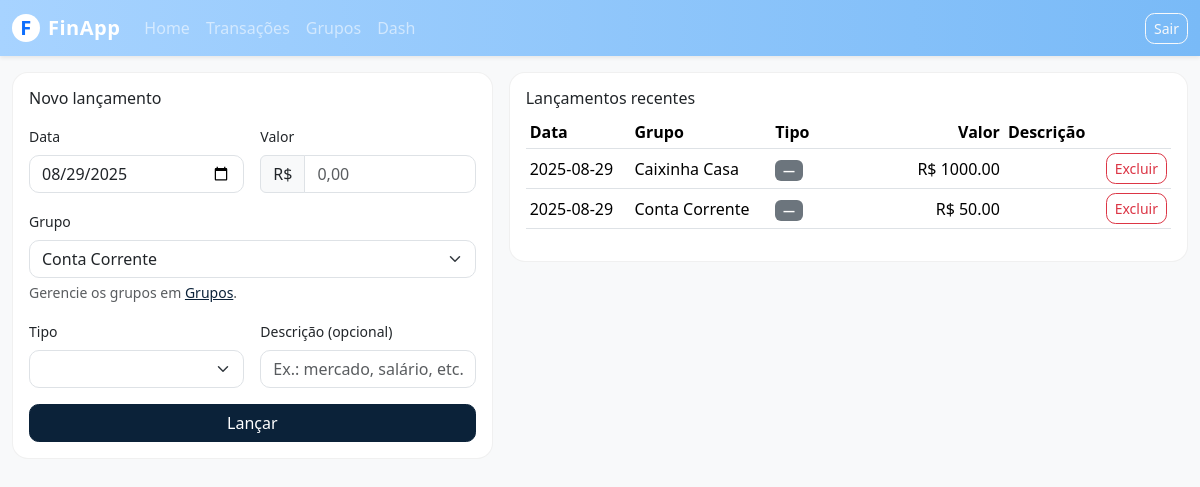
Page /transactions (signed in) on the committed database.
### app/models.py (models this page shows)
class Transaction(SQLModel, table=True):
    _tablename_ = "transaction"
    id: Optional[int] = Field(default=None, primary_key=True)
    user_id: int = Field(index=True)
    amount: float
    tx_date: date = Field(index=True)  # <- seu main.py usa tx_date
    group_id: Optional[int] = Field(default=None, index=True)
    account_id: Optional[int] = Field(default=None, index=True)
    category_id: int = Field(index=True)
    description: Optional[str] = Field(default=None)

class Group(SQLModel, table=True):
    _tablename_ = "group"
    id: Optional[int] = Field(default=None, primary_key=True)
    user_id: int = Field(index=True)
    name: str

### app/main.py (the view)
@app.get("/transactions", response_class=HTMLResponse)
def transactions_page(request: Request):
    uid = require_user(request)
    normalize_types(uid)
    ensure_default_group(uid)
    with Session(engine) as s:
        cat_all = s.exec(select(Category).where(Category.user_id == uid)).all()
        cat_in = next((c for c in cat_all if c.kind == "in"), None)
        cat_out = next((c for c in cat_all if c.kind == "out"), None)
        categories = [c for c in (cat_in, cat_out) if c]
        groups = get_user_groups(uid)
        txs = s.exec(
            select(Transaction)
            .where(Transaction.user_id == uid)
            .order_by(Transaction.tx_date.desc(), Transaction.id.desc())
        ).all()
        group_map = {g.id: g.name for g in groups}
    return render(
        "transactions.html",
        title="Transactions",
        user_id=uid,
        groups=groups,
        categories=categories,
        txs=txs,
        group_map=group_map,
        today=today_date().isoformat(),
    )

### app/templates/transactions.html (shortened to what this page needs)
{% extends "base.html" %}
{% block content %}
<div class="row g-3">
  <div class="col-12 col-lg-5">
    <div class="card w-100">
      <div class="card-body">
        <h2 class="h6 mb-3">Novo lançamento</h2>
        <form action="/transactions/new" method="post" class="row g-3">
          <div class="col-12 col-md-6">
            <label for="date" class="form-label small">Data</label>
            <input type="date" id="date" name="date" class="form-control" value="{{ today }}" required>
          </div>
          <div class="col-12 col-md-6">
            <label for="amount" class="form-label small">Valor</label>
            <div class="input-group">
              <span class="input-group-text">R$</span>
              <input type="number" step="0.01" min="0" id="amount" name="amount" class="form-control" placeholder="0,00" required>
            </div>
          </div>
          <div class="col-12">
            <label for="group_id" class="form-label small">Grupo</label>
            <select id="group_id" name="group_id" class="form-select" required>
              {% if groups and groups|length > 0 %}
                {% for g in groups %}
                  <option value="{{ g.id }}"
                    {% if g.name|lower == 'conta corrente' %}selected{% endif %}>
                    {{ g.name }}
                  </option>
                {% endfor %}
              {% else %}
                <option value="" disabled selected>Cadastre um grupo na aba "Grupos"</option>
              {% endif %}
            </select>
            <div class="form-text">Gerencie os grupos em <a href="/groups">Grupos</a>.</div>
          </div>
          <div class="col-12 col-md-6">
            <label for="category_id" class="form-label small">Tipo</label>
            <select id="category_id" name="category_id" class="form-select" required>
              {% set in_id = None %}
              {% set out_id = None %}
              {% for c in categories %}
                {% if c.kind == 'in' and in_id is none %}{% set in_id = c.id %}{% endif %}
                {% if c.kind == 'out' and out_id is none %}{% set out_id = c.id %}{% endif %}
              {% endfor %}
            </select>
          </div>
          <div class="col-12 col-md-6">
            <label for="description" class="form-label small">Descrição (opcional)</label>
            <input type="text" id="description" name="description" class="form-control" placeholder="Ex.: mercado, salário, etc.">
          </div>
          <div class="col-12">
            <button type="submit" class="btn btn-dark w-100">Lançar</button>
          </div>
        </form>
      </div>
    </div>
  </div>
  <div class="col-12 col-lg-7">
    <div class="card w-100">
      <div class="card-body">
        <div class="d-flex align-items-center justify-content-between mb-2">
          <h2 class="h6 mb-0">Lançamentos recentes</h2>
        </div>
        {% if txs and txs|length > 0 %}
        <div class="table-responsive">
          <table class="table table-sm align-middle">
            <thead>
              <tr>
                <th style="white-space:nowrap;">Data</th>
                <th>Grupo</th>
                <th style="width:20%;">Tipo</th>
                <th class="text-end" style="white-space:nowrap;">Valor</th>
                <th>Descrição</th>
                <th class="text-end" style="width: 64px;"></th>
              </tr>
            </thead>
            <tbody>
              {% set in_id = None %}
              {% set out_id = None %}
              {% for c in categories %}
                {% if c.kind == 'in' and in_id is none %}{% set in_id = c.id %}{% endif %}
                {% if c.kind == 'out' and out_id is none %}{% set out_id = c.id %}{% endif %}
              {% endfor %}
              {% for tx in txs %}
              {% set is_in = (in_id is not none and tx.category_id == in_id) %}
              {% set is_out = (out_id is not none and tx.category_id == out_id) %}
              <tr>
                <td>{{ tx.tx_date or tx.date }}</td>
                <td>{{ group_map.get(tx.group_id, '-') }}</td>
                <td>
                  {% if is_in %}
                    <span class="badge text-bg-success">Entrada</span>
                  {% elif is_out %}
                    <span class="badge text-bg-danger">Saída</span>
                  {% else %}
                    <span class="badge text-bg-secondary">—</span>
                  {% endif %}
                </td>
                <td class="text-end {% if is_in %}text-success{% elif is_out %}text-danger{% endif %}">
                  R$ {{ "%.2f"|format(tx.amount) }}
                </td>
                <td>{{ tx.description or "" }}</td>
                <td class="text-end">
                  <button
                    type="button"
                    class="btn btn-sm btn-outline-danger"
                    data-bs-toggle="modal"
                    data-bs-target="#deleteTxModal"
                    data-tx-id="{{ tx.id }}"
                    data-tx-desc="{{ (tx.description or '') | e }}"
                  >
                    Excluir
                  </button>
                </td>
              </tr>
              {% endfor %}
            </tbody>
          </table>
        </div>
        {% else %}
          <p class="text-muted mb-0">Nenhum lançamento ainda.</p>
        {% endif %}
      </div>
    </div>
  </div>
</div>
{% endblock %}

### app/static/css/app.css (style rules this page uses)
:root { --baby-blue: #89CFF0; --baby-blue-600: #73BDE3; --baby-blue-100: #E8F6FF; --ink: #0b2239; --ink-60: rgba(11,34,57,.6); --header-h: 64px; --footer-h: 48px; }
html, body { height: 100%; }
body { display: flex; flex-direction: column; min-height: 100vh; color: var(--ink); background: #fff; }
.card { border: 1px solid rgba(0,0,0,.06); border-radius: 14px; }
.form-control, .form-select { border-radius: 10px; }
.btn-dark { background: var(--ink); border-color: var(--ink); }
a { color: var(--ink); }
.card { border-radius: 1rem; }
.btn { border-radius: .6rem; }

### app/templates/base.html (style rules this page uses)
:root { --fin-baby-blue: #a7d3ff; --fin-baby-blue-strong: #79baf7; }

### rows in the picture
Transaction: tx_date "2025-08-29", amount "1000.00"
Group: get "Caixinha Casa"
Transaction: tx_date "2025-08-29", amount "50.00"
Group: get "Conta Corrente"

### other values in the picture
form field group_id "Conta Corrente"
